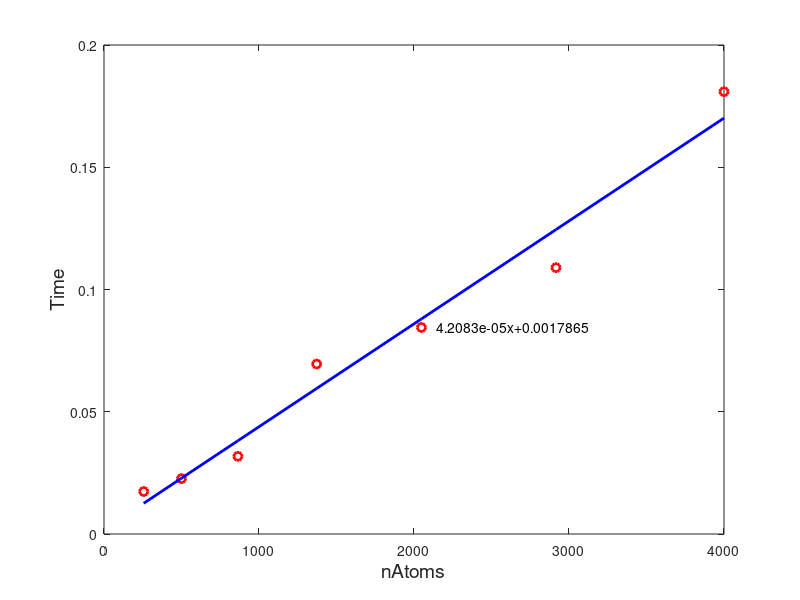
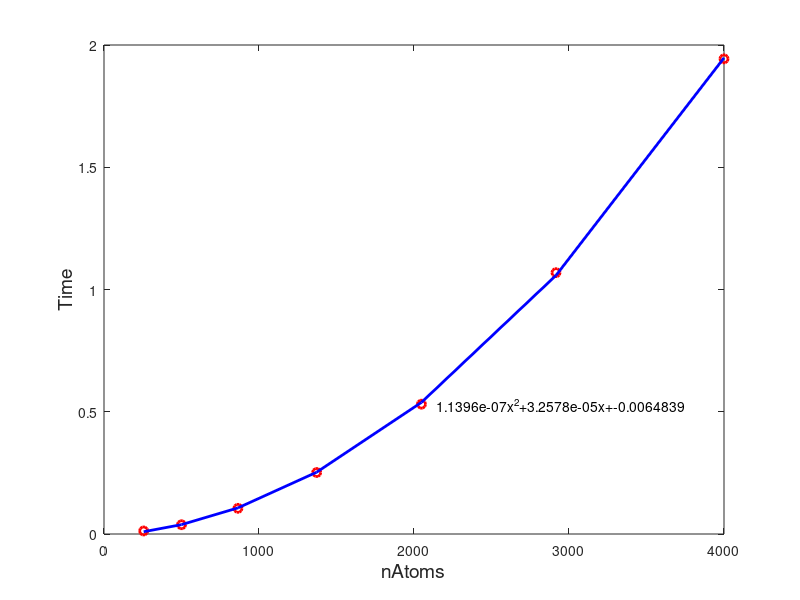

Write MATLAB code to recreate these figures, in order.
% Script to generate plot and fit to a curve
clear
close all;

nAtoms = 4* (4:10).^3;
timelmd = [0.017377, 0.022644, 0.031774, 0.06952,...
    0.084479, 0.108944, 0.180908];

p = polyfit(nAtoms, timelmd, 1);
timeFit = polyval(p, nAtoms);

set(figure, 'position', [1000 300 800 600])
plot(nAtoms, timelmd, 'ro', 'linewidth', 2)
hold on;
plot(nAtoms, timeFit, 'b-', 'linewidth', 2)
txt = strcat(num2str(p(1)), 'x+', num2str(p(2)));
text(nAtoms(5)+100, timelmd(5), txt);
xlabel('nAtoms', 'fontsize', 14)
ylabel('Time', 'fontsize', 14)

% MD plot
timemd = [0.012428, 0.037953, 0.105062, 0.251538,...
    0.530956, 1.068831, 1.9434];
p = polyfit(nAtoms, timemd, 2);
timeFit = polyval(p, nAtoms);

set(figure, 'position', [1000 00 800 600])
plot(nAtoms, timemd, 'ro', 'linewidth', 2)
hold on;
plot(nAtoms, timeFit, 'b-', 'linewidth', 2)
txt = strcat(num2str(p(1)), 'x^2+', num2str(p(2)), 'x+', num2str(p(3)));
text(nAtoms(5)+100, timemd(5), txt);
xlabel('nAtoms', 'fontsize', 14)
ylabel('Time', 'fontsize', 14)